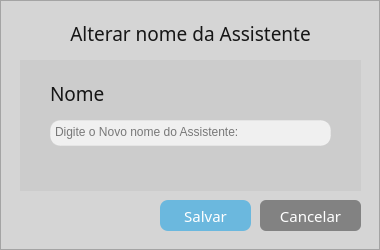
<?xml version="1.0" encoding="UTF-8"?>
<ui version="4.0">
 <class>Dialog</class>
 <widget class="QDialog" name="Dialog">
  <property name="geometry">
   <rect>
    <x>0</x>
    <y>0</y>
    <width>380</width>
    <height>250</height>
   </rect>
  </property>
  <property name="minimumSize">
   <size>
    <width>380</width>
    <height>250</height>
   </size>
  </property>
  <property name="maximumSize">
   <size>
    <width>380</width>
    <height>250</height>
   </size>
  </property>
  <property name="windowTitle">
   <string>Dialog</string>
  </property>
  <widget class="QFrame" name="frame">
   <property name="geometry">
    <rect>
     <x>0</x>
     <y>0</y>
     <width>380</width>
     <height>250</height>
    </rect>
   </property>
   <property name="minimumSize">
    <size>
     <width>380</width>
     <height>250</height>
    </size>
   </property>
   <property name="maximumSize">
    <size>
     <width>380</width>
     <height>250</height>
    </size>
   </property>
   <property name="styleSheet">
    <string notr="true">background-color: rgb(213, 213, 213);</string>
   </property>
   <property name="frameShape">
    <enum>QFrame::StyledPanel</enum>
   </property>
   <property name="frameShadow">
    <enum>QFrame::Raised</enum>
   </property>
   <widget class="QTextEdit" name="textEdit_nome_assistente">
    <property name="geometry">
     <rect>
      <x>50</x>
      <y>120</y>
      <width>281</width>
      <height>26</height>
     </rect>
    </property>
    <property name="styleSheet">
     <string notr="true">background-color: rgb(240, 240, 240);
border-radius: 10px;
border: 1px solid rgba(255,255,255,0.20);</string>
    </property>
    <property name="inputMethodHints">
     <set>Qt::ImhPreferUppercase</set>
    </property>
    <property name="verticalScrollBarPolicy">
     <enum>Qt::ScrollBarAlwaysOff</enum>
    </property>
    <property name="horizontalScrollBarPolicy">
     <enum>Qt::ScrollBarAlwaysOff</enum>
    </property>
    <property name="placeholderText">
     <string>Digite o Novo nome do Assistente:</string>
    </property>
   </widget>
   <widget class="QLabel" name="texto_Nome">
    <property name="geometry">
     <rect>
      <x>50</x>
      <y>80</y>
      <width>291</width>
      <height>26</height>
     </rect>
    </property>
    <property name="palette">
     <palette>
      <active>
       <colorrole role="WindowText">
        <brush brushstyle="SolidPattern">
         <color alpha="229">
          <red>0</red>
          <green>0</green>
          <blue>0</blue>
         </color>
        </brush>
       </colorrole>
       <colorrole role="Button">
        <brush brushstyle="SolidPattern">
         <color alpha="0">
          <red>0</red>
          <green>0</green>
          <blue>0</blue>
         </color>
        </brush>
       </colorrole>
       <colorrole role="Text">
        <brush brushstyle="SolidPattern">
         <color alpha="229">
          <red>255</red>
          <green>255</green>
          <blue>255</blue>
         </color>
        </brush>
       </colorrole>
       <colorrole role="ButtonText">
        <brush brushstyle="SolidPattern">
         <color alpha="229">
          <red>255</red>
          <green>255</green>
          <blue>255</blue>
         </color>
        </brush>
       </colorrole>
       <colorrole role="Base">
        <brush brushstyle="SolidPattern">
         <color alpha="0">
          <red>0</red>
          <green>0</green>
          <blue>0</blue>
         </color>
        </brush>
       </colorrole>
       <colorrole role="Window">
        <brush brushstyle="SolidPattern">
         <color alpha="0">
          <red>0</red>
          <green>0</green>
          <blue>0</blue>
         </color>
        </brush>
       </colorrole>
       <colorrole role="PlaceholderText">
        <brush brushstyle="NoBrush">
         <color alpha="128">
          <red>255</red>
          <green>255</green>
          <blue>255</blue>
         </color>
        </brush>
       </colorrole>
      </active>
      <inactive>
       <colorrole role="WindowText">
        <brush brushstyle="SolidPattern">
         <color alpha="229">
          <red>0</red>
          <green>0</green>
          <blue>0</blue>
         </color>
        </brush>
       </colorrole>
       <colorrole role="Button">
        <brush brushstyle="SolidPattern">
         <color alpha="0">
          <red>0</red>
          <green>0</green>
          <blue>0</blue>
         </color>
        </brush>
       </colorrole>
       <colorrole role="Text">
        <brush brushstyle="SolidPattern">
         <color alpha="229">
          <red>255</red>
          <green>255</green>
          <blue>255</blue>
         </color>
        </brush>
       </colorrole>
       <colorrole role="ButtonText">
        <brush brushstyle="SolidPattern">
         <color alpha="229">
          <red>255</red>
          <green>255</green>
          <blue>255</blue>
         </color>
        </brush>
       </colorrole>
       <colorrole role="Base">
        <brush brushstyle="SolidPattern">
         <color alpha="0">
          <red>0</red>
          <green>0</green>
          <blue>0</blue>
         </color>
        </brush>
       </colorrole>
       <colorrole role="Window">
        <brush brushstyle="SolidPattern">
         <color alpha="0">
          <red>0</red>
          <green>0</green>
          <blue>0</blue>
         </color>
        </brush>
       </colorrole>
       <colorrole role="PlaceholderText">
        <brush brushstyle="NoBrush">
         <color alpha="128">
          <red>255</red>
          <green>255</green>
          <blue>255</blue>
         </color>
        </brush>
       </colorrole>
      </inactive>
      <disabled>
       <colorrole role="WindowText">
        <brush brushstyle="SolidPattern">
         <color alpha="229">
          <red>255</red>
          <green>255</green>
          <blue>255</blue>
         </color>
        </brush>
       </colorrole>
       <colorrole role="Button">
        <brush brushstyle="SolidPattern">
         <color alpha="0">
          <red>0</red>
          <green>0</green>
          <blue>0</blue>
         </color>
        </brush>
       </colorrole>
       <colorrole role="Text">
        <brush brushstyle="SolidPattern">
         <color alpha="229">
          <red>255</red>
          <green>255</green>
          <blue>255</blue>
         </color>
        </brush>
       </colorrole>
       <colorrole role="ButtonText">
        <brush brushstyle="SolidPattern">
         <color alpha="229">
          <red>255</red>
          <green>255</green>
          <blue>255</blue>
         </color>
        </brush>
       </colorrole>
       <colorrole role="Base">
        <brush brushstyle="SolidPattern">
         <color alpha="0">
          <red>0</red>
          <green>0</green>
          <blue>0</blue>
         </color>
        </brush>
       </colorrole>
       <colorrole role="Window">
        <brush brushstyle="SolidPattern">
         <color alpha="0">
          <red>0</red>
          <green>0</green>
          <blue>0</blue>
         </color>
        </brush>
       </colorrole>
       <colorrole role="PlaceholderText">
        <brush brushstyle="NoBrush">
         <color alpha="128">
          <red>255</red>
          <green>255</green>
          <blue>255</blue>
         </color>
        </brush>
       </colorrole>
      </disabled>
     </palette>
    </property>
    <property name="font">
     <font>
      <family>Inter 18pt</family>
      <pointsize>14</pointsize>
     </font>
    </property>
    <property name="cursor">
     <cursorShape>ArrowCursor</cursorShape>
    </property>
    <property name="styleSheet">
     <string notr="true">    border: none;
    background: transparent;</string>
    </property>
    <property name="lineWidth">
     <number>0</number>
    </property>
    <property name="text">
     <string>Nome</string>
    </property>
    <property name="alignment">
     <set>Qt::AlignLeading|Qt::AlignLeft|Qt::AlignVCenter</set>
    </property>
   </widget>
   <widget class="QLabel" name="texto_obj_2">
    <property name="geometry">
     <rect>
      <x>40</x>
      <y>20</y>
      <width>301</width>
      <height>26</height>
     </rect>
    </property>
    <property name="palette">
     <palette>
      <active>
       <colorrole role="WindowText">
        <brush brushstyle="SolidPattern">
         <color alpha="229">
          <red>0</red>
          <green>0</green>
          <blue>0</blue>
         </color>
        </brush>
       </colorrole>
       <colorrole role="Button">
        <brush brushstyle="SolidPattern">
         <color alpha="0">
          <red>0</red>
          <green>0</green>
          <blue>0</blue>
         </color>
        </brush>
       </colorrole>
       <colorrole role="Text">
        <brush brushstyle="SolidPattern">
         <color alpha="229">
          <red>255</red>
          <green>255</green>
          <blue>255</blue>
         </color>
        </brush>
       </colorrole>
       <colorrole role="ButtonText">
        <brush brushstyle="SolidPattern">
         <color alpha="229">
          <red>255</red>
          <green>255</green>
          <blue>255</blue>
         </color>
        </brush>
       </colorrole>
       <colorrole role="Base">
        <brush brushstyle="SolidPattern">
         <color alpha="0">
          <red>0</red>
          <green>0</green>
          <blue>0</blue>
         </color>
        </brush>
       </colorrole>
       <colorrole role="Window">
        <brush brushstyle="SolidPattern">
         <color alpha="0">
          <red>0</red>
          <green>0</green>
          <blue>0</blue>
         </color>
        </brush>
       </colorrole>
       <colorrole role="PlaceholderText">
        <brush brushstyle="NoBrush">
         <color alpha="128">
          <red>255</red>
          <green>255</green>
          <blue>255</blue>
         </color>
        </brush>
       </colorrole>
      </active>
      <inactive>
       <colorrole role="WindowText">
        <brush brushstyle="SolidPattern">
         <color alpha="229">
          <red>0</red>
          <green>0</green>
          <blue>0</blue>
         </color>
        </brush>
       </colorrole>
       <colorrole role="Button">
        <brush brushstyle="SolidPattern">
         <color alpha="0">
          <red>0</red>
          <green>0</green>
          <blue>0</blue>
         </color>
        </brush>
       </colorrole>
       <colorrole role="Text">
        <brush brushstyle="SolidPattern">
         <color alpha="229">
          <red>255</red>
          <green>255</green>
          <blue>255</blue>
         </color>
        </brush>
       </colorrole>
       <colorrole role="ButtonText">
        <brush brushstyle="SolidPattern">
         <color alpha="229">
          <red>255</red>
          <green>255</green>
          <blue>255</blue>
         </color>
        </brush>
       </colorrole>
       <colorrole role="Base">
        <brush brushstyle="SolidPattern">
         <color alpha="0">
          <red>0</red>
          <green>0</green>
          <blue>0</blue>
         </color>
        </brush>
       </colorrole>
       <colorrole role="Window">
        <brush brushstyle="SolidPattern">
         <color alpha="0">
          <red>0</red>
          <green>0</green>
          <blue>0</blue>
         </color>
        </brush>
       </colorrole>
       <colorrole role="PlaceholderText">
        <brush brushstyle="NoBrush">
         <color alpha="128">
          <red>255</red>
          <green>255</green>
          <blue>255</blue>
         </color>
        </brush>
       </colorrole>
      </inactive>
      <disabled>
       <colorrole role="WindowText">
        <brush brushstyle="SolidPattern">
         <color alpha="229">
          <red>255</red>
          <green>255</green>
          <blue>255</blue>
         </color>
        </brush>
       </colorrole>
       <colorrole role="Button">
        <brush brushstyle="SolidPattern">
         <color alpha="0">
          <red>0</red>
          <green>0</green>
          <blue>0</blue>
         </color>
        </brush>
       </colorrole>
       <colorrole role="Text">
        <brush brushstyle="SolidPattern">
         <color alpha="229">
          <red>255</red>
          <green>255</green>
          <blue>255</blue>
         </color>
        </brush>
       </colorrole>
       <colorrole role="ButtonText">
        <brush brushstyle="SolidPattern">
         <color alpha="229">
          <red>255</red>
          <green>255</green>
          <blue>255</blue>
         </color>
        </brush>
       </colorrole>
       <colorrole role="Base">
        <brush brushstyle="SolidPattern">
         <color alpha="0">
          <red>0</red>
          <green>0</green>
          <blue>0</blue>
         </color>
        </brush>
       </colorrole>
       <colorrole role="Window">
        <brush brushstyle="SolidPattern">
         <color alpha="0">
          <red>0</red>
          <green>0</green>
          <blue>0</blue>
         </color>
        </brush>
       </colorrole>
       <colorrole role="PlaceholderText">
        <brush brushstyle="NoBrush">
         <color alpha="128">
          <red>255</red>
          <green>255</green>
          <blue>255</blue>
         </color>
        </brush>
       </colorrole>
      </disabled>
     </palette>
    </property>
    <property name="font">
     <font>
      <family>Inter 18pt</family>
      <pointsize>14</pointsize>
     </font>
    </property>
    <property name="cursor">
     <cursorShape>ArrowCursor</cursorShape>
    </property>
    <property name="styleSheet">
     <string notr="true">    border: none;
    background: transparent;</string>
    </property>
    <property name="lineWidth">
     <number>0</number>
    </property>
    <property name="text">
     <string>Alterar nome da Assistente</string>
    </property>
    <property name="alignment">
     <set>Qt::AlignCenter</set>
    </property>
   </widget>
   <widget class="QFrame" name="frame_2">
    <property name="geometry">
     <rect>
      <x>20</x>
      <y>60</y>
      <width>341</width>
      <height>131</height>
     </rect>
    </property>
    <property name="minimumSize">
     <size>
      <width>0</width>
      <height>0</height>
     </size>
    </property>
    <property name="maximumSize">
     <size>
      <width>400</width>
      <height>300</height>
     </size>
    </property>
    <property name="styleSheet">
     <string notr="true"> background-color: rgba(202, 202, 202,0.85);
border: 2px;
border-color: rgb(6, 6, 6);</string>
    </property>
    <property name="frameShape">
     <enum>QFrame::StyledPanel</enum>
    </property>
    <property name="frameShadow">
     <enum>QFrame::Raised</enum>
    </property>
   </widget>
   <widget class="QPushButton" name="pushButton_salvar">
    <property name="geometry">
     <rect>
      <x>160</x>
      <y>200</y>
      <width>91</width>
      <height>31</height>
     </rect>
    </property>
    <property name="font">
     <font>
      <family>Inter 18pt Light</family>
      <pointsize>11</pointsize>
     </font>
    </property>
    <property name="styleSheet">
     <string notr="true">background-color: rgba(0, 154, 231,0.50);
color: rgb(255, 255, 255);
border-radius: 8px;
border: 8px</string>
    </property>
    <property name="text">
     <string>Salvar</string>
    </property>
   </widget>
   <widget class="QPushButton" name="pushButton_cancelar">
    <property name="geometry">
     <rect>
      <x>260</x>
      <y>200</y>
      <width>101</width>
      <height>31</height>
     </rect>
    </property>
    <property name="font">
     <font>
      <family>Inter 18pt Light</family>
      <pointsize>11</pointsize>
     </font>
    </property>
    <property name="styleSheet">
     <string notr="true">background-color: rgb(130, 130, 130);
color: rgb(255, 255, 255);
border-radius: 6px;
border: None;
</string>
    </property>
    <property name="text">
     <string>Cancelar</string>
    </property>
   </widget>
   <zorder>frame_2</zorder>
   <zorder>textEdit_nome_assistente</zorder>
   <zorder>texto_Nome</zorder>
   <zorder>texto_obj_2</zorder>
   <zorder>pushButton_salvar</zorder>
   <zorder>pushButton_cancelar</zorder>
  </widget>
 </widget>
 <resources/>
 <connections/>
</ui>
